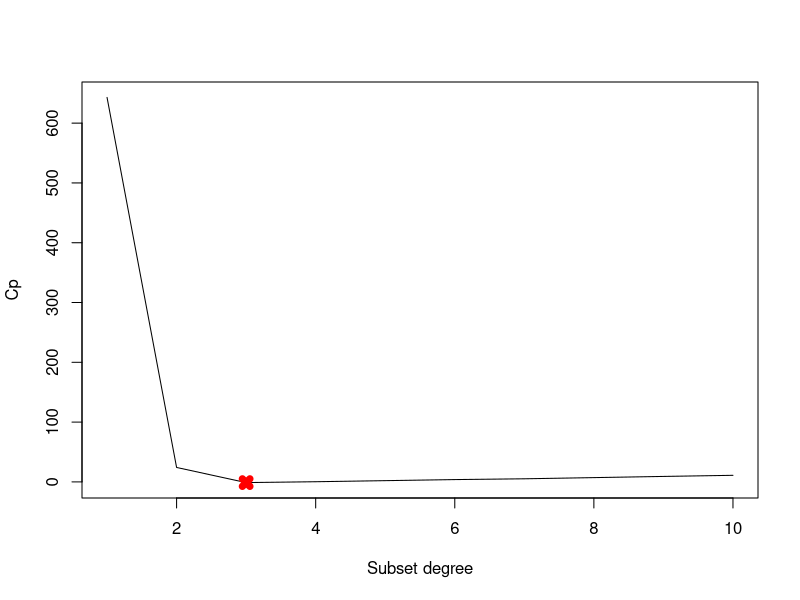
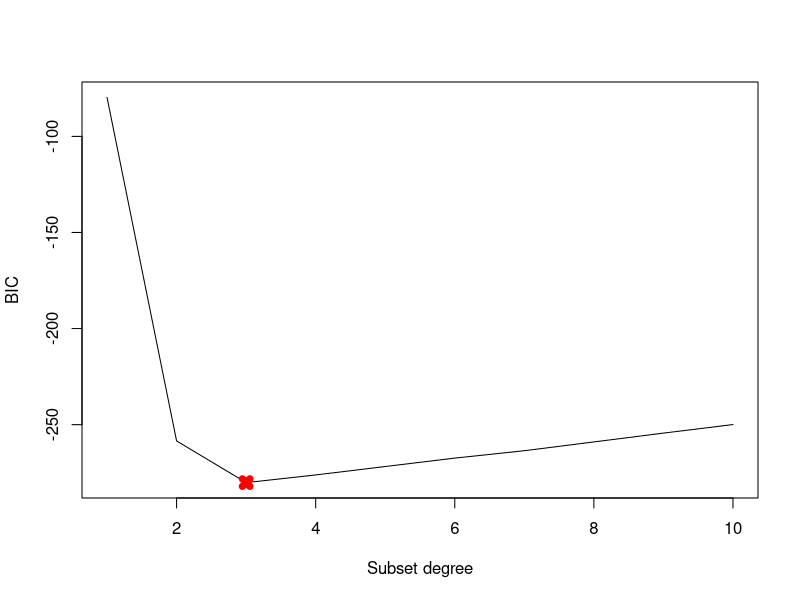
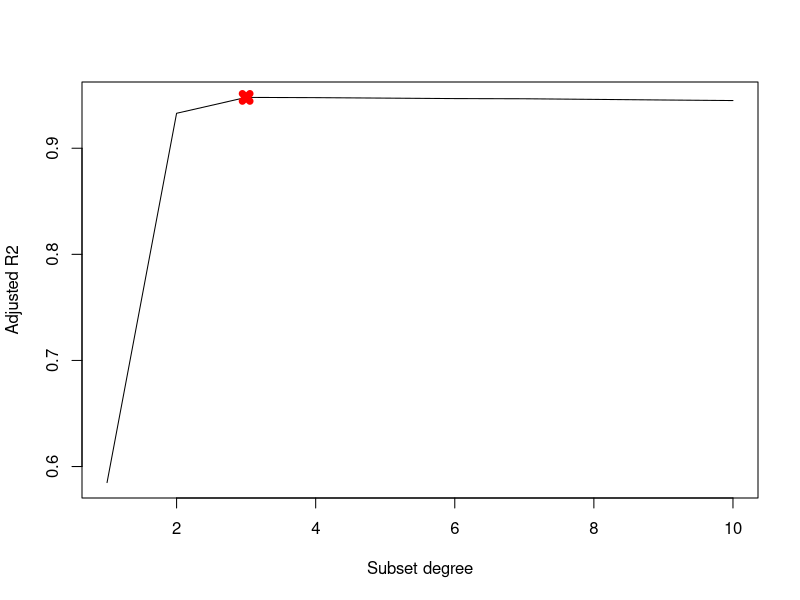
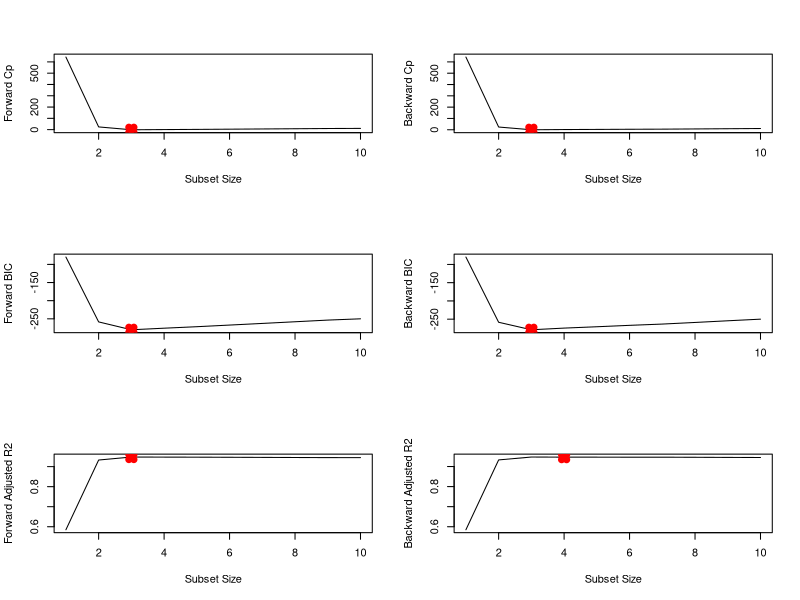

The R source for these figures, in order:
## ---- chunk 1
knitr::opts_chunk$set(echo = TRUE)
## ---- chunk 2
set.seed(1)
X <- rnorm(100)
e <- rnorm(100)
## ---- chunk 3
β0 = 3 

β1 = 2 
β2 = -3 
β3=0.3
Y = β0 + β1 * X + β2 * X^2 + β3 * X^3 + e
## ---- chunk 4
#best modle having polynomial of X of degree 10
#install.packages("leaps")
library(leaps)
data <- data.frame("y" = Y, "x" = X)
mode <- regsubsets(y~poly(x, 10, raw=T), data=data, nvmax=10)
mode.summary = summary(mode)
# Find the model size for best cp, BIC and adjr2
which.min(mode.summary$cp) #[1] 3
which.min(mode.summary$bic) #[1] 3
which.max(mode.summary$adjr2) #[1] 5
# Plot cp, BIC and adjr2
plot(mode.summary$cp, xlab="Subset degree", ylab="Cp", pch=20, type="l")
points(3, mode.summary$cp[3], pch=4, col="red", lwd=7)
plot(mode.summary$bic, xlab="Subset degree", ylab="BIC", pch=20, type="l")
points(3, mode.summary$bic[3], pch=4, col="red", lwd=7)
plot(mode.summary$adjr2, xlab="Subset degree", ylab="Adjusted R2", pch=20, type="l")
points(3, mode.summary$adjr2[3], pch=4, col="red", lwd=7)
#We find that with Cp, BIC and Adjusted R2 criteria, 3, 3, and 3 variable models are respectively picked.
coefficients(mode, id=3)
#All statistics pick $X^7$ over $X^3$. The remaining coefficients are quite close to $\beta$ s.
## ---- chunk 5
#We fit forward and backward stepwise models to the data.
mode.fwd = regsubsets(y~poly(x, 10, raw=T), data=data, nvmax=10, method="forward")
mode.bwd = regsubsets(y~poly(x, 10, raw=T), data=data, nvmax=10, method="backward")
fwd.summary = summary(mode.fwd)
bwd.summary = summary(mode.bwd)
which.min(fwd.summary$cp)
which.min(bwd.summary$cp)
which.min(fwd.summary$bic)
which.min(bwd.summary$bic)
which.max(fwd.summary$adjr2)
which.max(bwd.summary$adjr2)
# Plot the statistics
par(mfrow=c(3, 2))
plot(fwd.summary$cp, xlab="Subset Size", ylab="Forward Cp", pch=20, type="l")
points(3, fwd.summary$cp[3], pch=4, col="red", lwd=7)
plot(bwd.summary$cp, xlab="Subset Size", ylab="Backward Cp", pch=20, type="l")
points(3, bwd.summary$cp[3], pch=4, col="red", lwd=7)
plot(fwd.summary$bic, xlab="Subset Size", ylab="Forward BIC", pch=20, type="l")
points(3, fwd.summary$bic[3], pch=4, col="red", lwd=7)
plot(bwd.summary$bic, xlab="Subset Size", ylab="Backward BIC", pch=20, type="l")
points(3, bwd.summary$bic[3], pch=4, col="red", lwd=7)
plot(fwd.summary$adjr2, xlab="Subset Size", ylab="Forward Adjusted R2", pch=20, type="l")
points(3, fwd.summary$adjr2[3], pch=4, col="red", lwd=7)
plot(bwd.summary$adjr2, xlab="Subset Size", ylab="Backward Adjusted R2", pch=20, type="l")
points(4, bwd.summary$adjr2[4], pch=4, col="red", lwd=7)
#see that all statistics pick 3 variable models except backward stepwise with adjusted R2. Here are the coefficients

coefficients(mode.fwd, id=3)
coefficients(mode.bwd, id=3)
coefficients(mode.fwd, id=4)
#Here forward stepwise picks $X^7$ over $X^3$. Backward stepwise with $3$ variables picks $X^9$ while backward stepwise with $4$ variables picks $X^4$ and $X^7$. All other coefficients are close to $\beta$ s.
